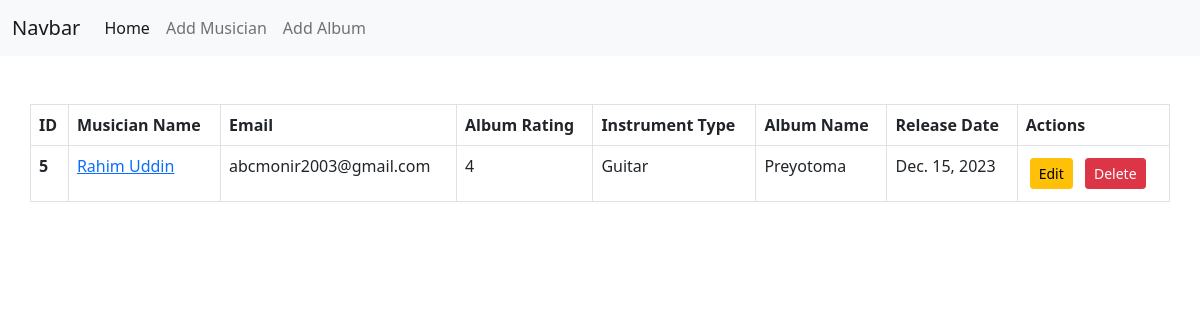
Before: / with the older database file.
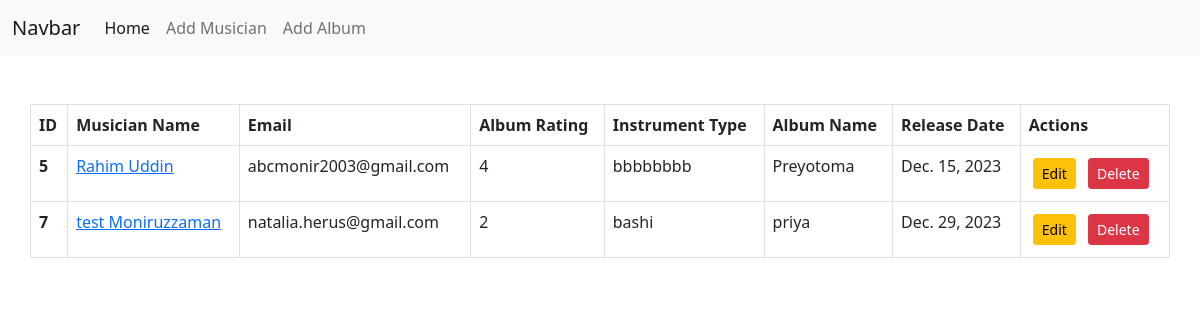
After: the same page with the newer database file.
### album/models.py (models this page shows, shortened)
class AlbumModel(models.Model):
    album_name=models.CharField(max_length=100)
    album_release_date=models.DateField(auto_now=True)
    rating = models.IntegerField(choices=RATING_CHOICES)
    musician=models.ForeignKey(MusicianModel,on_delete=models.CASCADE)

### musician/models.py (models this page shows, shortened)
class MusicianModel(models.Model):
    first_name=models.CharField(max_length=100)
    last_name=models.CharField(max_length=100)
    email=models.EmailField()
    phone_no=models.CharField(max_length=11)
    instrument_type=models.CharField(max_length=100)

### Musicians_Directory/views.py (the view)
# urls.py: path('',views.home,name='homepage'),
def home(request):
    data=AlbumModel.objects.all()
    return render(request,'home.html',{'data':data})

### templates/home.html
{% extends "base.html" %} {% block content %}
<table class="table table-bordered container mt-5">
  <thead>
    <tr>
      <th scope="col">ID</th>
      <th scope="col">Musician Name</th>
      <th scope="col">Email</th>
      <th scope="col">Album Rating</th>
      <th scope="col">Instrument Type</th>
      <th scope="col">Album Name</th>
      <th scope="col">Release Date</th>
      <th scope="col">Actions</th>
    </tr>
  </thead>
  <tbody>
    {% for album in data %}
    <tr>
      <th scope="row">{{album.id}}</th>
      <td><a  href="{% url "edit_musician" album.musician.id %}">{{album.musician.first_name}} {{album.musician.last_name}}</a></td>
      <td>{{album.musician.email}}</td>
      <td>{{album.rating}}</td>
      <td>{{album.musician.instrument_type}}</td>
      <td>{{album.album_name}}</td>
      <td>{{album.album_release_date}}</td>
      <td>
        <a class="btn btn-warning m-1 btn-sm" href="{% url "edit_album" album.id %}">Edit</a>
        <a class="btn btn-danger m-1 btn-sm" href="{% url "delete_album" album.id %}">Delete</a>
      </td>
    </tr>
    {% endfor %}
  </tbody>
</table>
{% endblock content %}

Changed rows visible on the page:
changed through a linked row, AlbumModel "Preyotoma": musician.instrument_type "Guitar" → "bbbbbbbb"
added AlbumModel: id "7", musician.first_name "test", musician.last_name "Moniruzzaman", musician.email "natalia.herus@gmail.com", rating "2", musician.instrument_type "bashi", album_name "priya", album_release_date "Dec. 29, 2023"
